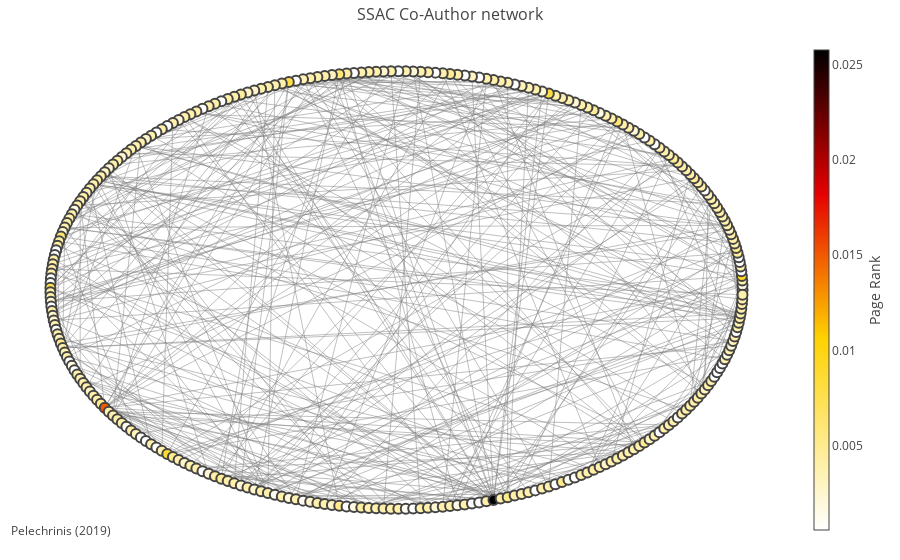

Source (notebook cell):
### Code cell
fig = go.Figure(data=[edge_trace, node_trace],
             layout=go.Layout(
                title='SSAC Co-Author network',
                titlefont=dict(size=16),
                showlegend=False,
                hovermode='closest',
                margin=dict(b=20,l=5,r=5,t=40),
                annotations=[ dict(
                    text="Pelechrinis (2019)",
                    showarrow=False,
                    xref="paper", yref="paper",
                    x=0.005, y=-0.002 ) ],
                xaxis=dict(showgrid=False, zeroline=False, showticklabels=False),
                yaxis=dict(showgrid=False, zeroline=False, showticklabels=False)))

iplot(fig, filename='networkx')

### Figure 1 — Plotly figure (JSON) as saved in the notebook; plotly's stock layout.template omitted (floating-point values rounded to 4 significant figures; data arrays with more than 128 entries replaced by an {"elided": "..."} marker saying what was removed)
{"data": [{"hoverinfo": "none", "line": {"color": "grey", "width": 0.5}, "mode": "lines", "type": "scatter", "uid": "c3b0a34c-cbb4-4e28-8199-1005b496d8a2", "x": {"elided": "1137 float values"}, "y": {"elided": "1137 float values"}}, {"hoverinfo": "text", "marker": {"color": {"elided": "293 float values"}, "colorbar": {"thickness": 15, "title": {"side": "right", "text": "Page Rank"}, "xanchor": "left"}, "colorscale": "Hot", "line": {"width": 2}, "reversescale": true, "showscale": true, "size": 10}, "mode": "markers", "text": {"elided": "293 str values"}, "type": "scatter", "uid": "01a35f6d-da71-4c8c-b574-e4c491bfa6ca", "x": {"elided": "293 float values"}, "y": {"elided": "293 float values"}}], "layout": {"annotations": [{"showarrow": false, "text": "Pelechrinis (2019)", "x": 0.005, "xref": "paper", "y": -0.002, "yref": "paper"}], "hovermode": "closest", "margin": {"b": 20, "l": 5, "r": 5, "t": 40}, "showlegend": false, "title": {"font": {"size": 16}, "text": "SSAC Co-Author network"}, "xaxis": {"showgrid": false, "showticklabels": false, "zeroline": false}, "yaxis": {"showgrid": false, "showticklabels": false, "zeroline": false}}}
